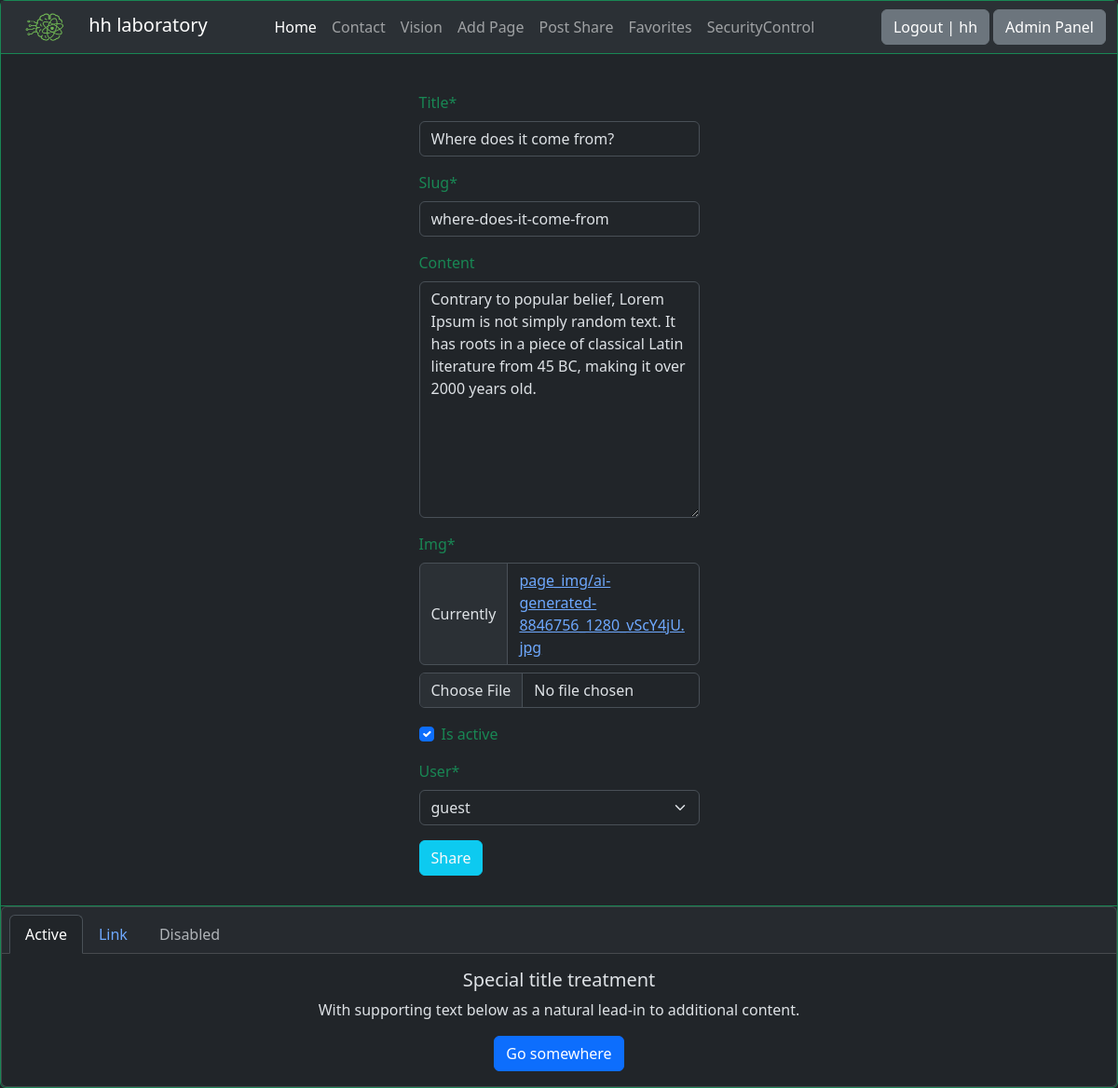
The app's page /home/where-does-it-come-from (signed in) with its own data.
### fotoblog/models.py (models this page shows, shortened)
class PageLogo(models.Model):
    img = models.FileField(upload_to="page_logo/")

class BaseModel(models.Model):
    title = models.CharField(max_length=100, blank=False, null=False)
    slug = AutoSlugField(populate_from="title")
    content = models.TextField(blank=True, null=True)
    img = models.FileField(upload_to="page_img/")
    is_active = models.BooleanField(default=True)
    class Meta:
        abstract = True

class Page(BaseModel):
    def __str__(self):
        return self.title

class Post(BaseModel):
    user = models.ForeignKey(User,
                             on_delete=models.CASCADE,
                             blank=False,
                             null=False)

### fotoblog/views.py (the view, shortened to what this page needs)
# urls.py: path("", page_views, name="home_views"),
def page_views(request,
               page_slug=None,
               post_slug=None,
               post_detail_slug=None,
               post_id=None):
    if post_id:
        return post_detail_views(request, post_id)
    if post_slug:
        return post_share(request, post_slug)

### fotoblog/forms/forms.py
class PostForm (forms.ModelForm):
    class Meta:
        model = Post
        fields = "__all__"

### fotoblog/context_processor/global_db.py (called while the page is built)
def nav_fb_pages(request):
    if request.user.is_authenticated:
        if request.user.is_superuser:
            fb_pages = Page.objects.filter(is_active=True)
        elif request.user.is_active:
            fb_pages = Page.objects.filter(is_active=True).exclude(
                slug="add-page")
        else:
            fb_pages = Page.objects.filter(
                slug__in=["home", "contact", "vision", "favorites"],
                is_active=True).order_by("id")
    else:
        fb_pages = Page.objects.filter(slug__in=["home", "contact", "vision"],
                                    is_active=True).order_by("id")
    return dict(g_fb_pages=fb_pages, )

def global_logo(request):
    page_logo = PageLogo.objects.all().first()
    return dict(page_logo=page_logo, )

### securityControl/context_processor/global_db.py (called while the page is built)
def global_sc_pages(request):
  g_sc_pages = Page.objects.filter(is_active=True)
  context = dict(sc_pages=g_sc_pages, )
  return context

### fotoblog/templates/fb_pages/post-share.html (shortened to what this page needs)
{% extends 'core/base.html' %}
{% block content %}
<div class="card border-success m-0 d-flex flex-column min-vh-100" name="viewport" content="width=device-width" data-bs-theme="dark">
  <div class="card-header bg-transparent border-success m-0 p-0">
    {% include 'components/navbar.html' %}
  </div>
  <div class="card-body text-success">
    <div class="container p-3 w-100" style="max-width: 333px;">
        <form action="#" method="post" enctype="multipart/form-data">
            {% load crispy_forms_tags %}
            {{ post_form|crispy }}
        <button type="submit" class="btn btn-info text-light">Share</button>
    </form>
    </div>
  </div>
  {% block footer %}
  <div class="card-footer bg-transparent border-success m-0 p-0">
{% include 'components/footer.html' %}
</div>
{% endblock footer %}
</div>
{% endblock content %}

### fotoblog/templates/components/navbar.html (shortened to what this page needs)
<nav class="navbar navbar-expand-lg bg-body-tertiary" data-bs-theme="dark">
  <div class="container-fluid">
    <a class="navbar-brand m-0 p-0" href="{% url 'fotoblog:home_views' %}">
      <img src="{{ page_logo.img.url }}" class="m-0 p-0" style="width:77px;height:33px;" alt=""> {{ request.user|truncatechars:10 }} laboratory
    </a>
    <div class="collapse navbar-collapse" id="navbarNavAltMarkup">
      <div class="navbar-nav mx-auto">
        {% if g_fb_pages %}
        {% for g_page in g_fb_pages %}
        <a class="nav-link {% if forloop.first %}active{% endif %}" aria-current="page" href="{% url 'fotoblog:page_views' page_slug=g_page.slug %}">{{ g_page.title }}</a>
        {% endfor %}
        {% endif %}
      </div>
      {% if request.user.is_authenticated %}
      <a href="/logout/" class="btn btn-secondary text-decoration-none ">Logout | {{ request.user.username }}</a>
      <a href="/admin/" target="_blank" class="btn btn-secondary text-decoration-none ms-1 ">Admin Panel</a>
      {% else %}
      <a href="/login/" class="btn btn-secondary text-decoration-none ">Login</a>
      <a href="/register/" class="btn btn-secondary text-decoration-none ms-1 ">Register</a>
      {% endif %}
    </div>
  </div>
</nav>

### records on screen
PageLogo: img (picture)
Page: title "Home"
Page: title "Contact"
Page: title "Vision"
Page: title "Add Page"
Page: title "Post Share"
Page: title "Favorites"
Page: title "SecurityControl"
Post: title "Where does it come from?", slug "where-does-it-come-from", content "Contrary to popular belief, Lorem Ipsum is not simply random text. It has roots in a piece of classical Latin literature from 45 BC, making it over 2000 years old.", is_active "☑", user "guest"

### other values on screen
{{ request.user|truncatechars:10 }} "hh"
{{ request.user.username }} "hh"
